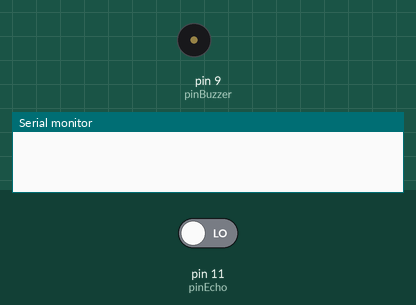
This sketch was run on a simulated Arduino Uno, built with avr-gcc and run on an emulated ATmega328P. On the bench: buzzer (waves = sounding, pin HIGH), the last lines printed to the serial monitor. The test bench sets the inputs (shaded band); at power-on: pin 11 (pinEcho) LOW. Pins used as bus, display or sensor lines are not drawn.

Above: at 0.5 s.
At 2.5 s:
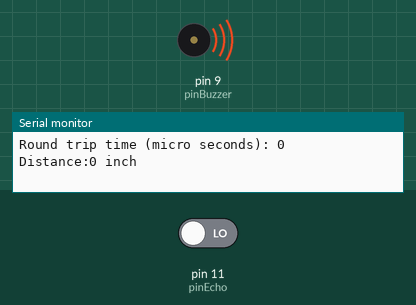
Timing chart, 0 to 6.5 s (numbered marks = the images above):
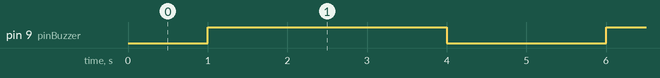

Measured:
- by itself, pin 9 (pinBuzzer): alternates HIGH for 3.0 s and LOW for 2.0 s

The sketch:

UltrasonicSensor.ino
```cpp
int pinTrigger = 10;
int pinEcho = 11;
int pinBuzzer = 9;
long roundTripTimeMicroSeconds;

void setup() {
  pinMode(pinTrigger, OUTPUT);
  pinMode(pinEcho, INPUT);
  pinMode(pinBuzzer, OUTPUT);
  Serial.begin(9600);
}

void loop() {
  digitalWrite(pinTrigger, LOW);
  delayMicroseconds(2);
  digitalWrite(pinTrigger, HIGH);
  delayMicroseconds(10);

  roundTripTimeMicroSeconds = pulseIn(pinEcho, HIGH);
  int distanceInches = convertToDistance_inch(roundTripTimeMicroSeconds);

  Serial.print("Round trip time (micro seconds): ");
  Serial.println(roundTripTimeMicroSeconds);
  Serial.print("Distance:");
  Serial.print(distanceInches);
  Serial.println(" inch");

  if (distanceInches <= 20){
    digitalWrite(pinBuzzer, HIGH);
    delay(3000);
    digitalWrite(pinBuzzer, LOW);

  }

  delay(1000);
}
// Converts RTT (in micro seconds) to distance in millimeters
long convertToDistance_mm(long rttMicroSeconds) {
  // sound travels at 343 meters/second or 1mm in 1000 micro seconds
  // oneway time is round-trip time/2

  return (rttMicroSeconds * 343)/(2 * 1000);
}


// Converts RTT (in micro seconds) to distance in millimeters
long convertToDistance_cm(long rttMicroSeconds) {
  // 1 cm = 10 mm
  return convertToDistance_mm(rttMicroSeconds)/10;
}


// Converts RTT (in micro seconds) to distance in millimeters
double convertToDistance_inch(long rttMicroSeconds) {
  // 1 inch = 25.4 mm
  return convertToDistance_mm(rttMicroSeconds)/25.4;
}
```
